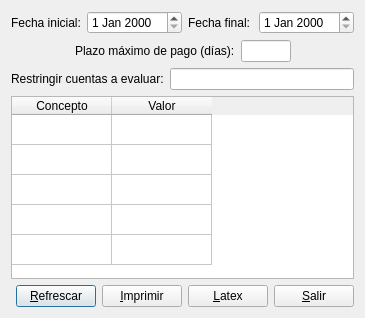
<?xml version="1.0" encoding="UTF-8"?>
<ui version="4.0">
 <class>infovenci</class>
 <widget class="QDialog" name="infovenci">
  <property name="geometry">
   <rect>
    <x>0</x>
    <y>0</y>
    <width>365</width>
    <height>318</height>
   </rect>
  </property>
  <property name="windowTitle">
   <string>Información sobre vencimientos</string>
  </property>
  <layout class="QVBoxLayout" name="verticalLayout">
   <item>
    <layout class="QHBoxLayout" name="horizontalLayout_4">
     <item>
      <widget class="QLabel" name="label_3">
       <property name="text">
        <string>Fecha inicial:</string>
       </property>
      </widget>
     </item>
     <item>
      <widget class="QDateEdit" name="inicial_dateEdit"/>
     </item>
     <item>
      <widget class="QLabel" name="label_4">
       <property name="text">
        <string>Fecha final:</string>
       </property>
      </widget>
     </item>
     <item>
      <widget class="QDateEdit" name="final_dateEdit"/>
     </item>
    </layout>
   </item>
   <item>
    <layout class="QHBoxLayout" name="horizontalLayout">
     <item>
      <spacer name="horizontalSpacer">
       <property name="orientation">
        <enum>Qt::Horizontal</enum>
       </property>
       <property name="sizeHint" stdset="0">
        <size>
         <width>40</width>
         <height>20</height>
        </size>
       </property>
      </spacer>
     </item>
     <item>
      <widget class="QLabel" name="label">
       <property name="text">
        <string>Plazo máximo de pago (días):</string>
       </property>
      </widget>
     </item>
     <item>
      <widget class="QLineEdit" name="diaslineEdit">
       <property name="minimumSize">
        <size>
         <width>0</width>
         <height>0</height>
        </size>
       </property>
       <property name="maximumSize">
        <size>
         <width>50</width>
         <height>16777215</height>
        </size>
       </property>
      </widget>
     </item>
     <item>
      <spacer name="horizontalSpacer_2">
       <property name="orientation">
        <enum>Qt::Horizontal</enum>
       </property>
       <property name="sizeHint" stdset="0">
        <size>
         <width>40</width>
         <height>20</height>
        </size>
       </property>
      </spacer>
     </item>
    </layout>
   </item>
   <item>
    <layout class="QHBoxLayout" name="horizontalLayout_2">
     <item>
      <widget class="QLabel" name="label_2">
       <property name="text">
        <string>Restringir cuentas a evaluar:</string>
       </property>
      </widget>
     </item>
     <item>
      <widget class="QLineEdit" name="cuentaslineEdit"/>
     </item>
    </layout>
   </item>
   <item>
    <widget class="QTableWidget" name="consulta_tableWidget">
     <property name="rowCount">
      <number>5</number>
     </property>
     <attribute name="verticalHeaderVisible">
      <bool>false</bool>
     </attribute>
     <row/>
     <row/>
     <row/>
     <row/>
     <row/>
     <column>
      <property name="text">
       <string>Concepto</string>
      </property>
     </column>
     <column>
      <property name="text">
       <string>Valor</string>
      </property>
     </column>
    </widget>
   </item>
   <item>
    <layout class="QHBoxLayout" name="horizontalLayout_3">
     <item>
      <spacer name="horizontalSpacer_3">
       <property name="orientation">
        <enum>Qt::Horizontal</enum>
       </property>
       <property name="sizeHint" stdset="0">
        <size>
         <width>40</width>
         <height>20</height>
        </size>
       </property>
      </spacer>
     </item>
     <item>
      <widget class="QPushButton" name="refrescarpushButton">
       <property name="text">
        <string>&amp;Refrescar</string>
       </property>
       <property name="icon">
        <iconset resource="keme.qrc">
         <normaloff>:/iconos/graf/rayo.png</normaloff>:/iconos/graf/rayo.png</iconset>
       </property>
      </widget>
     </item>
     <item>
      <widget class="QPushButton" name="informepushButton">
       <property name="text">
        <string>&amp;Imprimir</string>
       </property>
       <property name="icon">
        <iconset resource="keme.qrc">
         <normaloff>:/iconos/graf/printer.png</normaloff>:/iconos/graf/printer.png</iconset>
       </property>
      </widget>
     </item>
     <item>
      <widget class="QPushButton" name="ed_latex_pushButton">
       <property name="text">
        <string>&amp;Latex</string>
       </property>
       <property name="icon">
        <iconset resource="keme.qrc">
         <normaloff>:/iconos/graf/tex.png</normaloff>:/iconos/graf/tex.png</iconset>
       </property>
      </widget>
     </item>
     <item>
      <widget class="QPushButton" name="salirpushButton">
       <property name="text">
        <string>&amp;Salir</string>
       </property>
       <property name="icon">
        <iconset resource="keme.qrc">
         <normaloff>:/iconos/graf/application-exit.png</normaloff>:/iconos/graf/application-exit.png</iconset>
       </property>
      </widget>
     </item>
    </layout>
   </item>
  </layout>
 </widget>
 <tabstops>
  <tabstop>inicial_dateEdit</tabstop>
  <tabstop>final_dateEdit</tabstop>
  <tabstop>diaslineEdit</tabstop>
  <tabstop>cuentaslineEdit</tabstop>
  <tabstop>consulta_tableWidget</tabstop>
  <tabstop>refrescarpushButton</tabstop>
  <tabstop>informepushButton</tabstop>
  <tabstop>ed_latex_pushButton</tabstop>
  <tabstop>salirpushButton</tabstop>
 </tabstops>
 <resources>
  <include location="keme.qrc"/>
 </resources>
 <connections>
  <connection>
   <sender>salirpushButton</sender>
   <signal>clicked()</signal>
   <receiver>infovenci</receiver>
   <slot>reject()</slot>
   <hints>
    <hint type="sourcelabel">
     <x>334</x>
     <y>275</y>
    </hint>
    <hint type="destinationlabel">
     <x>85</x>
     <y>268</y>
    </hint>
   </hints>
  </connection>
 </connections>
</ui>
